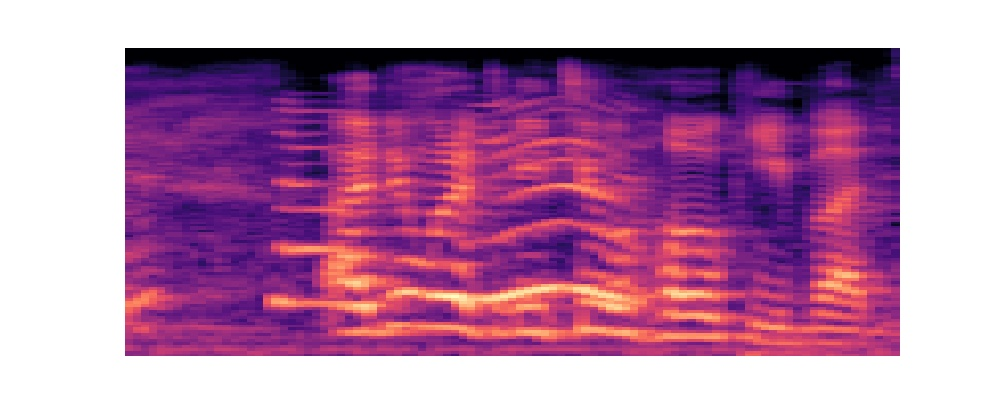
#> input picture happy.jpg, 1000 x 400 px
$ python test2.py
#> lines starting #> are read from the running program, lines starting #| are printed output that depends on the picture
import matplotlib.pyplot as plt
import cv2
import numpy as np

img = cv2.imread("happy.jpg")
#> img is the input picture: shape (400, 1000, 3); mean B, G, R 169.2, 129.2, 182.4
print(img.shape)
#| (400, 1000, 3)
pts1 = np.float32([[30,10],[980,10],[30,390],[980,390]])
pts2 = np.float32([[0,0],[1000,0],[0,400],[900,400]])

M = cv2.getPerspectiveTransform(pts1,pts2)

dst = cv2.warpPerspective(img,M,(1000,400))
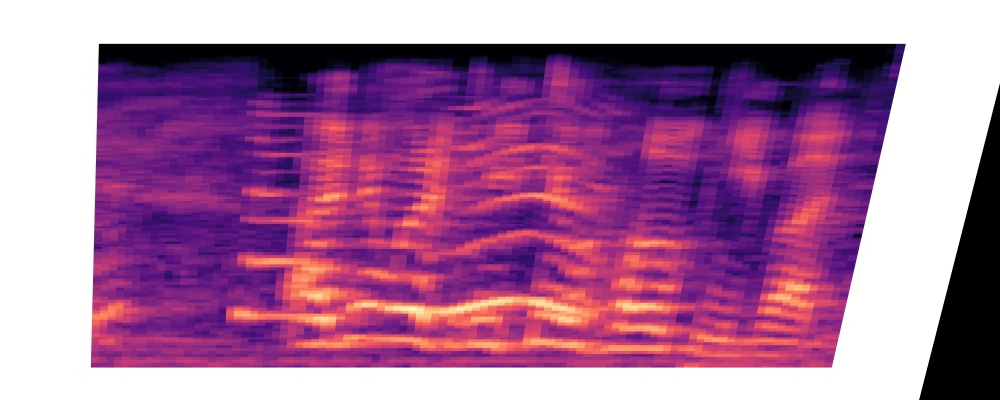
#> dst: shape (400, 1000, 3); mean B, G, R 156.1, 114, 168.7

plt.subplot(121),plt.imshow(img),plt.title('Input')
plt.subplot(122),plt.imshow(dst),plt.title('Output')
# plt.show()
# print(img.shape)
cv2.imshow('dst', dst)
cv2.waitKey(0)
cv2.destroyAllWindows()
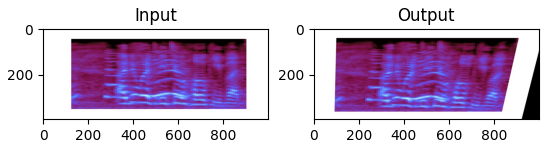
#> figure drawn by matplotlib, 2 panels; B, G, R data is drawn as R, G, B
